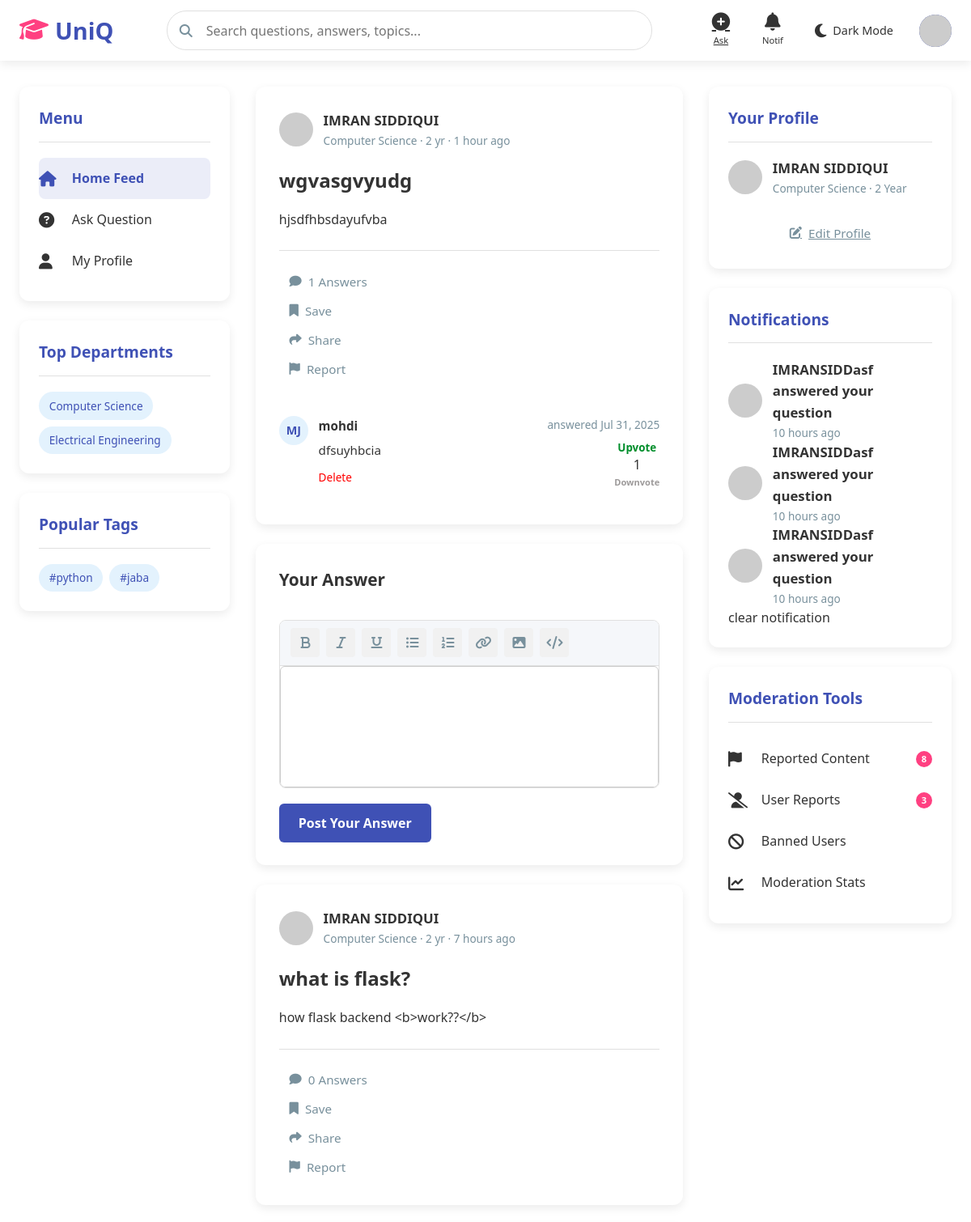
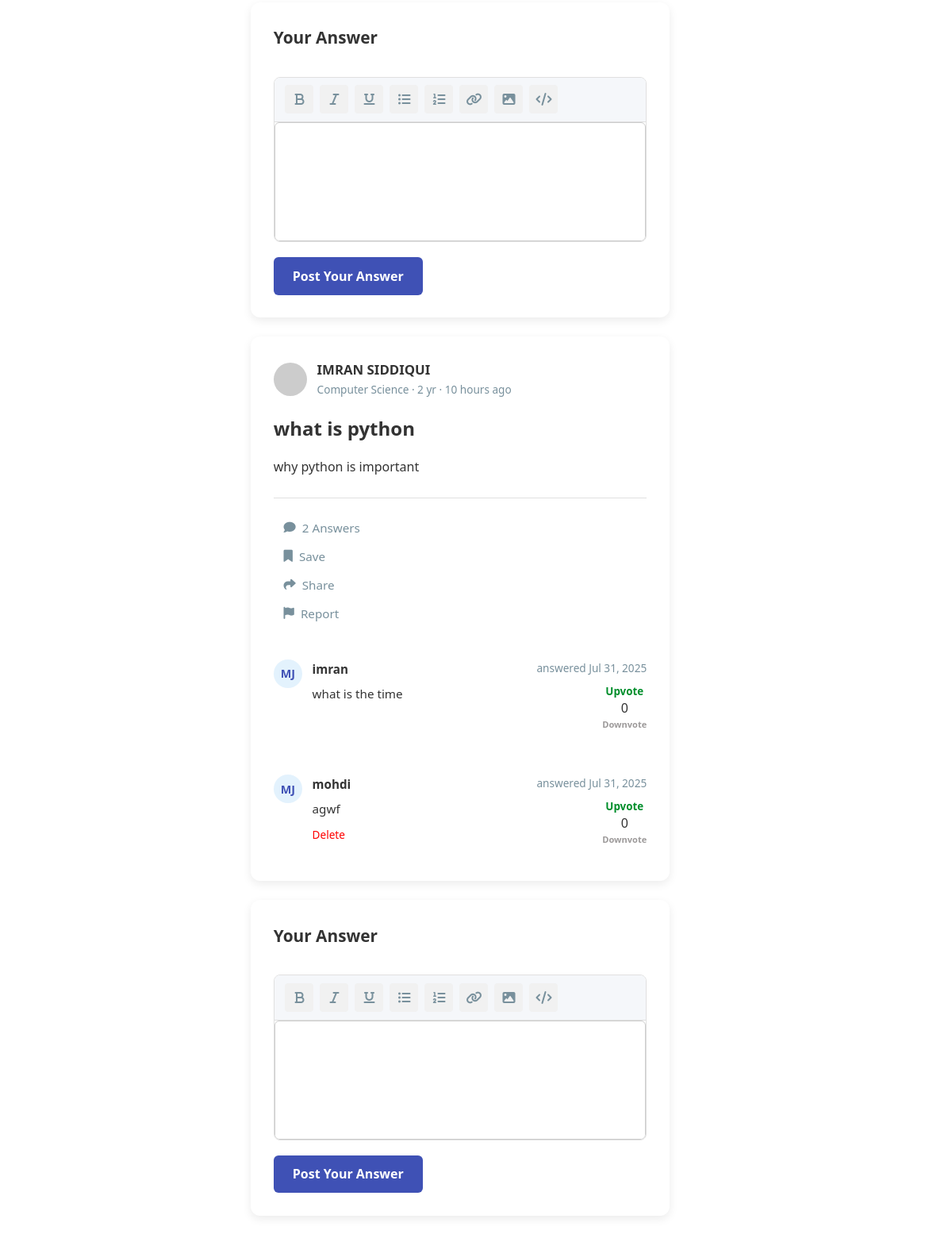
The app's page /index (signed in) with its own data (2 pictures, top to bottom).
### app.py (models this page shows)
class Question(db.Model):
    id = db.Column(db.Integer, primary_key=True)
    title = db.Column(db.String(200), nullable=False)
    description = db.Column(db.Text, nullable=False)
    tags = db.Column(db.String(200), nullable=True)
    user_id = db.Column(db.Integer, db.ForeignKey('user.id'), nullable=False)
    created_at = db.Column(db.DateTime, default=datetime.utcnow)
    department = db.Column(db.String(50), nullable=True)
    subject = db.Column(db.String(50), nullable=True)
    image = db.Column(db.String(200), nullable=True)
    answers = db.relationship('Answer', backref='question', lazy=True)

class User(db.Model):
    id = db.Column(db.Integer, primary_key=True)#use
    first_name=db.Column(db.String(90),unique=False, nullable=False)
    last_name=db.Column(db.String(90),unique=False, nullable=False)
    full_name=db.Column(db.String(90),unique=True, nullable=True)#use
    username = db.Column(db.String(80), unique=True, nullable=False)#use
    email = db.Column(db.String(120), unique=True, nullable=False)#use
    c_id = db.Column(db.String(200), nullable=False)#use
    password = db.Column(db.String(200), nullable=False)#use
    role = db.Column(db.String(20), default='student')#use
    department = db.Column(db.String(50), nullable=True)#use
    year = db.Column(db.String(90), nullable=True)#use
    questions = db.relationship('Question', backref='author', lazy=True)
    bio = db.Column(db.Text, nullable=True)#use
    interest= db.Column(db.String(200), nullable=True)
    skiils=db.Column(db.String(200), nullable=True)
    location=db.Column(db.String(200), nullable=True)
    created_at = db.Column(db.DateTime, default=datetime.utcnow)
    questions = db.relationship('Question', backref='author', lazy=True)
    answers = db.relationship('Answer', backref='author', lazy=True)
    image = db.Column(db.String(300), nullable=True)
    otp=db.Column(db.Integer)#use
    achievement=db.Column(db.String(200), nullable=True)
    course=db.Column(db.String(200), nullable=True)
    voted_on = db.relationship(
        'Answer',
        secondary=votes_association,
        back_populates='voters'
    )

class Answer(db.Model):
    id = db.Column(db.Integer, primary_key=True)
    content = db.Column(db.Text, nullable=False)
    user_id = db.Column(db.Integer, db.ForeignKey('user.id'), nullable=False)
    question_id = db.Column(db.Integer, db.ForeignKey('question.id'), nullable=False)
    created_at = db.Column(db.DateTime, default=datetime.utcnow)
    voters = db.relationship(
        'User',
        secondary=votes_association,
        back_populates='voted_on'
    )
    @property
    def score(self):
        total_upvotes = db.session.query(votes_association).filter_by(answer_id=self.id, vote_type='upvote').count()
        total_downvotes = db.session.query(votes_association).filter_by(answer_id=self.id, vote_type='downvote').count()
        return total_upvotes - total_downvotes

class Notification(db.Model):
    id = db.Column(db.Integer, primary_key=True)
    recipient_id = db.Column(db.Integer, db.ForeignKey('user.id'), nullable=False)
    sender_id = db.Column(db.Integer, db.ForeignKey('user.id'), nullable=False)
    message = db.Column(db.String(255), nullable=False)
    link = db.Column(db.String(255), nullable=True)  # Optional URL to redirect
    is_read = db.Column(db.Boolean, default=False)
    created_at = db.Column(db.DateTime, default=datetime.utcnow)
    recipient = db.relationship('User', foreign_keys=[recipient_id], backref='received_notifications')
    sender = db.relationship('User', foreign_keys=[sender_id], backref='sent_notifications')

### app.py (the view)
@app.route('/index')
def index():
    if 'user' in session:
        question = Question.query.order_by(desc(Question.created_at)).all()
        x = session.get('user_id')
        user=User.query.get(x)
        notifications = Notification.query.filter_by(recipient_id=user.id).order_by(desc(Notification.created_at)).all()
        question_list = Question.query.order_by(desc(Question.created_at)).all()
        all_tags = []
        print(notifications)
        for q in question_list:
            if q.tags:
                tags = [tag.strip() for tag in q.tags.split(',') if tag.strip()]
                all_tags.extend(tags)
        tag_counter = Counter(all_tags)
        top_tags = [tag for tag, count in tag_counter.most_common(10)]
        departments = db.session.query(Question.department).distinct().all()
        department_tags = [dept[0] for dept in departments if dept[0]]
        return render_template('index.html',user=user,questions=question,top_tags=top_tags,
                               department_tags=department_tags,
                               notifications=notifications)
    else:
        flash('You need to login first', 'warning')
        return redirect(url_for('home'))

### app.py (called while the page is built)
@app.template_filter('time_ago')
def time_ago(date):
    now = datetime.utcnow()
    diff = now - date
    periods = [
        ('year', 60*60*24*365),
        ('month', 60*60*24*30),
        ('day', 60*60*24),
        ('hour', 60*60),
        ('minute', 60),
        ('second', 1)
    ]
    for period, seconds in periods:
        value = diff.total_seconds() / seconds
        if value >= 1:
            value = int(value)
            return f"{value} {period}{'s' if value != 1 else ''} ago"
    return "just now"

### templates/index.html (shortened to what this page needs)
<!DOCTYPE html>
<html lang="en">
<head>
    <link rel="stylesheet" href="https://cdnjs.cloudflare.com/ajax/libs/font-awesome/6.4.0/css/all.min.css">
    <link rel="stylesheet" href="{{url_for ('static',filename='css/styles.css')}}">
</head>
<body>
    <header>
        <div class="header-container">
            <a href="{{ url_for('index') }}" class="logo">
                <i class="fas fa-graduation-cap"></i>
                <span>UniQ</span>
            </a>
            <div class="search-container">
                <i class="fas fa-search search-icon"></i>
                <input type="text" class="search-bar" placeholder="Search questions, answers, topics...">
            </div>
            <div class="nav-icons">
                <a href="{{url_for('ask')}}" class="nav-icon" id="ask-btn">
                    <i class="fas fa-plus-circle"></i>
                    <span>Ask</span>
                </a>
                <div class="nav-icon" id="notifications-btn">
                    <i class="fas fa-bell"></i>
                    <span>Notif</span>
                </div>
                <div class="theme-toggle" id="theme-toggle">
                    <i class="fas fa-moon toggle-icon" id="theme-icon"></i>
                    <span class="toggle-text">Dark Mode</span>
                </div>
                <a href="{{url_for('profile')}}" class="user-avatar" id="profile-btn">
                    {% if user.image %}
  <img src="{{ url_for('static', filename='uploads/' + user.image) }}" alt="Avatar">
{% else %}
  <img src="https://api.dicebear.com/6.x/avataaars/svg?seed={{ user.username }}" alt="Default Avatar">
{% endif %}
                </a>
            </div>
        </div>
    </header>
    <div class="main-container">
        <div class="sidebar">
            <div class="sidebar-card">
                <h3 class="sidebar-title">Menu</h3>
                <a href="{{ url_for('index') }}" class="menu-item active-menu">
                    <i class="fas fa-home"></i>
                    <span>Home Feed</span>
                </a>
                <a href="{{url_for('ask')}}" class="menu-item">
                    <i class="fas fa-question-circle"></i>
                    <span>Ask Question</span>
                </a>
                <a href="{{url_for('profile')}}" class="menu-item">
                    <i class="fas fa-user"></i>
                    <span>My Profile</span>
                </a>
            </div>
            <div class="sidebar-card">
                <h3 class="sidebar-title">Top Departments</h3>
<div class="tag-list">
    {% for dept in department_tags %}
    <div class="tag">{{ dept }}</div>
    {% endfor %}
</div>
            </div>
            <div class="sidebar-card">
                <h3 class="sidebar-title">Popular Tags</h3>
<div class="tag-list">
    {% for tag in top_tags %}
    <div class="tag">#{{ tag }}</div>
    {% endfor %}
</div>
            </div>
        </div>
        <div class="main-content">
{% for question in questions %}
            <div class="content-card slide-in">
                <div class="card-header">
                    <div class="user-info">
                        {% if question.author.image %}
  <img src="{{ url_for('static', filename='uploads/' + question.author.image) }}" alt="Avatar">
{% else %}
  <img src="https://api.dicebear.com/6.x/avataaars/svg?seed={{ question.author.username }}" alt="Default Avatar">
{% endif %}
                        <div class="user-details">
                            <div class="user-name">{{ question.author.full_name }}</div>
                            <div class="user-meta">{{question.author.department}} · {{question.author.year}} yr · {{ question.created_at|time_ago }}</div>
                        </div>
                    </div>
                </div>
                <h2 class="question-title">{{ question.title }}</h2>
                <div class="question-content">
                    {{ question.description|truncate(200) }}
                </div>
                <div class="question-footer">
                    <div class="action-buttons">
                        <button class="action-button">
                            <i class="fas fa-comment"></i>
                            <span>{{question.answers|length}} Answers</span>
                        </button>
                        <button class="action-button">
                            <i class="fas fa-bookmark"></i>
                            <span>Save</span>
                        </button>
                        <button class="action-button">
                            <i class="fas fa-share"></i>
                            <span>Share</span>
                        </button>
                        <button class="action-button">
                            <i class="fas fa-flag"></i>
                            <span>Report</span>
                        </button>
                    </div>
                </div>
                 {% for answer in question.answers %}
                <div class="comments-section">
                    <div class="comment">
                        <div class="comment-avatar">MJ</div>
                        <div class="comment-content">
                            <div class="comment-header">
                                <div class="comment-author">{{ answer.author.username }}</div>
                                <div class="comment-time">answered {{ answer.created_at.strftime('%b %d, %Y') }}
                                </div>
                            </div>
<div style="display: flex; flex-direction: column; align-items: center; float: right; margin-left: 10px;">
  <button
    class="upvote-btn"
    data-answer-id="{{ answer.id }}"
    onclick="handleVote('{{ answer.id }}', 'upvote')"
    style="border: none; background: none; color: rgb(0, 142, 43); cursor: pointer;">
<h4> Upvote</h4>
</button>
<span class="vote-score" id="score-{{ answer.id }}">{{ answer.score }}</span>
<button
    class="downvote-btn"
    data-answer-id="{{ answer.id }}"
    onclick="handleVote('{{ answer.id }}', 'downvote')"
    style="border: none; background: none; color: rgb(157, 154, 154); cursor: pointer;">
    <h5>Downvote</h5>
</button>
</div>
                            <div class="comment-text">
                              {{ answer.content }}
                            </div>
                            <div class="comment-actions">
                                {% if answer.author.id == user.id %}
                                <form method="POST" action="{{ url_for('delete_answer', answer_id=answer.id) }}" style="display: inline;">
                                <button type="submit" class="comment-action" style="border: none; background: none; color: red; cursor: pointer;">
                                         Delete
                                        </button>
                                            </form>
                                {% endif %}
                            </div>
                        </div>
                    </div>
                </div>
                {% endfor %}
            </div>
            <div class="content-card slide-in" style="animation-delay: 0.2s;">
                <h3 class="form-title">Your Answer</h3>
                <form class="answer-form"  method="POST" action="{{ url_for('answer', question_id=question.id) }}">
                        <div class="rich-text-editor">
                            <div class="editor-toolbar">
                                <button class="tool-button" title="Bold"><i class="fas fa-bold"></i></button>
                                <button class="tool-button" title="Italic"><i class="fas fa-italic"></i></button>
                                <button class="tool-button" title="Underline"><i class="fas fa-underline"></i></button>
                                <button class="tool-button" title="List"><i class="fas fa-list-ul"></i></button>
                                <button class="tool-button" title="Numbered List"><i class="fas fa-list-ol"></i></button>
                                <button class="tool-button" title="Link"><i class="fas fa-link"></i></button>
                                <button class="tool-button" title="Image"><i class="fas fa-image"></i></button>
                                <button class="tool-button" title="Code"><i class="fas fa-code"></i></button>
                            </div>
                            <div class="editor-content" id="editor" contenteditable="true"></div>
                        </div>
                    <button type="submit" class="submit-button">Post Your Answer</button>
                </form>
            </div>
             {% endfor %}
        </div>
        <div class="right-sidebar">
            <div class="sidebar-card">
                <h3 class="sidebar-title">Your Profile</h3>
                <div class="user-info" style="margin-bottom: 1.5rem;">
                    {% if user.image %}
  <img src="{{ url_for('static', filename='uploads/' + user.image) }}" alt="Avatar">
{% else %}
  <img src="https://api.dicebear.com/6.x/avataaars/svg?seed={{ user.username }}" alt="Default Avatar">
{% endif %}
                    <div class="user-details">
                        <div class="user-name">{{ user.full_name }}</div>
                        <div class="user-meta">{{user.department }} · {{user.year}} Year</div>
                    </div>
                </div>
                <a href="edit-profile.html" class="action-button" style="width: 100%; justify-content: center;">
                    <i class="fas fa-edit"></i>
                    <span>Edit Profile</span>
                </a>
            </div>
            <div class="sidebar-card">
                <h3 class="sidebar-title">Notifications</h3>
{% for note in notifications %}
<div class="notification-item {% if not note.is_read %}unread{% endif %}">
    <div class="user-info">
        <img src="https://api.dicebear.com/6.x/avataaars/svg?seed={{ note.sender.username }}" alt="Avatar" width="36" height="36">
        <div class="user-details">
            <div class="user-name">{{ note.sender.full_name }} {{ note.message }}</div>
            <div class="user-meta">{{ note.created_at|time_ago }}</div>
        </div>
    </div>
</div>
{% endfor %}
         clear notification
            </div>
            <div class="sidebar-card">
                <h3 class="sidebar-title">Moderation Tools</h3>
                <a href="#" class="menu-item">
                    <i class="fas fa-flag"></i>
                    <span>Reported Content</span>
                    <div class="notification-badge" style="position: static; margin-left: auto;">8</div>
                </a>
                <a href="#" class="menu-item">
                    <i class="fas fa-user-slash"></i>
                    <span>User Reports</span>
                    <div class="notification-badge" style="position: static; margin-left: auto;">3</div>
                </a>
                <a href="#" class="menu-item">
                    <i class="fas fa-ban"></i>
                    <span>Banned Users</span>
                </a>
                <a href="#" class="menu-item">
                    <i class="fas fa-chart-line"></i>
                    <span>Moderation Stats</span>
                </a>
            </div>
        </div>
    </div>
</body>
</html>

### records on screen
Question: author.full_name "IMRAN SIDDIQUI", author.department "Computer Science", author.year "2", created_at "1 hour ago", title "wgvasgvyudg", description "hjsdfhbsdayufvba", answers|length "1"
Answer: author.username "mohdi", created_at "Jul 31, 2025", score "1", content "dfsuyhbcia"
Question: author.full_name "IMRAN SIDDIQUI", author.department "Computer Science", author.year "2", created_at "7 hours ago", title "what is flask?", description "how flask backend <b>work??</b>", answers|length "0"
Question: author.full_name "IMRAN SIDDIQUI", author.department "Computer Science", author.year "2", created_at "10 hours ago", title "what is python", description "why python is important", answers|length "2"
Answer: author.username "imran", created_at "Jul 31, 2025", score "0", content "what is the time"
Answer: author.username "mohdi", created_at "Jul 31, 2025", score "0", content "agwf"
User: full_name "IMRAN SIDDIQUI", department "Computer Science", year "2"
Notification: sender.full_name "IMRANSIDDasf", message "answered your question", created_at "10 hours ago"
Notification: sender.full_name "IMRANSIDDasf", message "answered your question", created_at "10 hours ago"
Notification: sender.full_name "IMRANSIDDasf", message "answered your question", created_at "10 hours ago"

### other values on screen
{{ dept }} "Computer Science" "Electrical Engineering"
{{ tag }} "python" "jaba"
